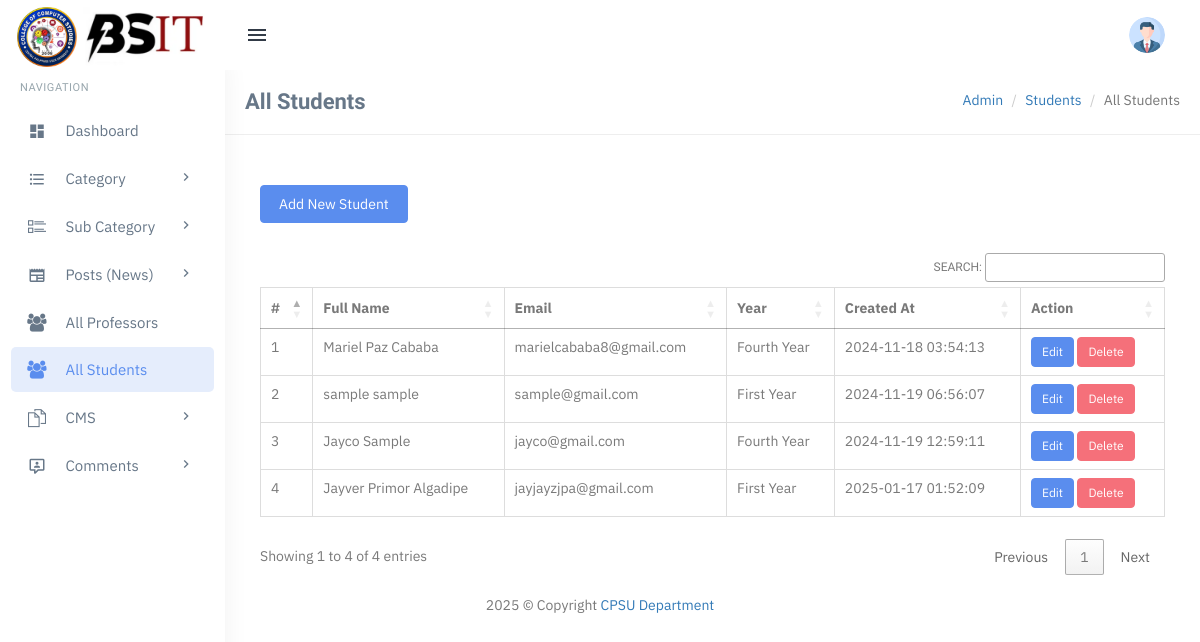
The app's page /admin/all-students.php, older data.
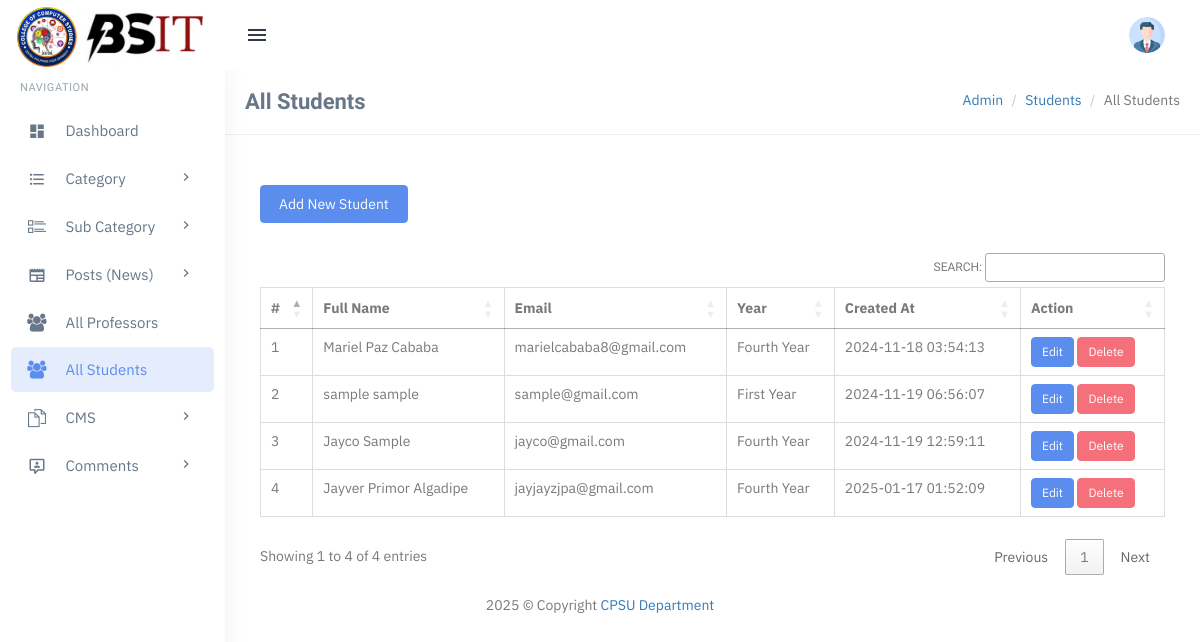
The same page, newer data.
### tables this page shows
CREATE TABLE `users` (
  `id` int(11) NOT NULL,
  `full_name` varchar(255) NOT NULL,
  `email` varchar(255) NOT NULL,
  `password` varchar(255) NOT NULL,
  `role` enum('student','professor') NOT NULL,
  `year` varchar(255) DEFAULT NULL,
  `profile_image` varchar(255) DEFAULT './assets/profile-images/default-profile.png',
  `created_at` timestamp NOT NULL DEFAULT current_timestamp(),
  `year_level` varchar(20) DEFAULT 'Unassigned'
);

### admin/all-students.php (the view, shortened to what this page needs)
<?php
include('includes/config.php');
?>
<?php include('includes/topheader.php'); ?>
<?php include('includes/leftsidebar.php'); ?>
<div class="content-page">
    <div class="content">
        <div class="container">
            <div class="row">
                <div class="col-xs-12">
                    <div class="page-title-box">
                        <h4 class="page-title">All Students</h4>
                        <ol class="breadcrumb p-0 m-0">
                            <li><a href="#">Admin</a></li>
                            <li><a href="#">Students</a></li>
                            <li class="active">All Students</li>
                        </ol>
                        <div class="clearfix"></div>
                    </div>
                </div>
            </div>
            <div class="row">
                <div class="col-md-12">
                    <div class="demo-box m-t-20">
                        <div class="m-b-30">
                            <a href="add-student.php">
                                <button class="btn btn-custom waves-effect waves-light btn-md">Add New Student</button>
                            </a>
                        </div>
                        <div class="table-responsive">
                            <table class="table m-0 table-bordered" id="example">
                                <thead>
                                    <tr>
                                        <th>#</th>
                                        <th>Full Name</th>
                                        <th>Email</th>
                                        <th>Year</th>
                                        <th>Created At</th>
                                        <th>Action</th>
                                    </tr>
                                </thead>
                                <tbody>
                                    <?php
                                    $query = "SELECT u.id, u.full_name, u.email, u.created_at,
                                              CASE
                                                  WHEN y.email IS NOT NULL THEN 'first_year'
                                                  WHEN y2.email IS NOT NULL THEN 'second_year'
                                                  WHEN y3.email IS NOT NULL THEN 'third_year'
                                                  WHEN y4.email IS NOT NULL THEN 'fourth_year'
                                              END AS year
                                              FROM users u
                                              LEFT JOIN first_year y ON u.email = y.email
                                              LEFT JOIN second_year y2 ON u.email = y2.email
                                              LEFT JOIN third_year y3 ON u.email = y3.email
                                              LEFT JOIN fourth_year y4 ON u.email = y4.email
                                              WHERE u.role = 'student'";
                                    $result = mysqli_query($con, $query);
                                    $cnt = 1;
                                    if (mysqli_num_rows($result) > 0) {
                                        while ($row = mysqli_fetch_assoc($result)) {
                                    ?>
                                            <tr>
                                                <td><?php echo $cnt++; ?></td>
                                                <td><?php echo htmlspecialchars($row['full_name']); ?></td>
                                                <td><?php echo htmlspecialchars($row['email']); ?></td>
                                                <td><?php echo htmlspecialchars(ucwords(str_replace('_', ' ', $row['year']))); ?></td>
                                                <td><?php echo htmlspecialchars($row['created_at']); ?></td>
                                                <td>
                                                    <a href="edit-student.php?email=<?php echo $row['email']; ?>" class="btn btn-primary btn-sm">Edit</a>
                                                    <a href="delete-student.php?email=<?php echo $row['email']; ?>" class="btn btn-danger btn-sm" onclick="return confirm('Are you sure you want to delete this student?');">Delete</a>
                                                </td>
                                            </tr>
                                    <?php
                                        }
                                    } else {
                                        echo "<tr><td colspan='6'>No students found.</td></tr>";
                                    }
                                    ?>
                                </tbody>
                            </table>
                        </div>
                    </div>
                </div>
            </div>
        </div>
    </div>
</div>
<?php include('includes/footer.php'); ?>

### admin/includes/topheader.php (shortened to what this page needs)
<!DOCTYPE html>
<html lang="en">
<head>
    <link href="assets/css/bootstrap.min.css" rel="stylesheet" type="text/css" />
    <link href="assets/css/core.css" rel="stylesheet" type="text/css" />
    <link href="assets/css/components.css" rel="stylesheet" type="text/css" />
    <link href="assets/css/icons.css" rel="stylesheet" type="text/css" />
    <link href="assets/css/pages.css" rel="stylesheet" type="text/css" />
    <link href="assets/css/menu.css" rel="stylesheet" type="text/css" />
    <link href="assets/css/responsive.css" rel="stylesheet" type="text/css" />
    <link rel="stylesheet" href="../plugins/switchery/switchery.min.css">
    <link href="../plugins/summernote/summernote.css" rel="stylesheet" />
    <link href="../plugins/select2/css/select2.min.css" rel="stylesheet" type="text/css" />
    <link href="../plugins/jquery.filer/css/jquery.filer.css" rel="stylesheet" />
    <link href="../plugins/jquery.filer/css/themes/jquery.filer-dragdropbox-theme.css" rel="stylesheet" />
    <link rel="stylesheet" href="https://cdn.datatables.net/1.12.1/css/jquery.dataTables.min.css">
    <link rel="stylesheet" href="https://cdn.datatables.net/buttons/2.2.3/css/buttons.dataTables.min.css">
</head>
<body class="fixed-left">
    <div id="wrapper">
        <div class="topbar">
            <div class="topbar-left">
                <a href="index.php" class="logo">
                    <span>
                        <img src="assets/images/bsit_logo.png" alt="" height="60">
                        <img src="assets/images/BSIT_name.webp" alt="" height="60">
                    </span>
                </a>
            </div>
            <div class="navbar navbar-default" role="navigation">
                <div class="container">
                    <ul class="nav navbar-nav navbar-left">
                        <li>
                            <button class="button-menu-mobile open-left waves-effect">
                                <i class="mdi mdi-menu"></i>
                            </button>
                        </li>
                    </ul>
                    <ul class="nav navbar-nav navbar-right">
                        <li class="dropdown user-box">
                            <a href="" class="dropdown-toggle waves-effect user-link" data-toggle="dropdown" aria-expanded="true">
                                <img src="assets/images/users/avatar-1.jpg" alt="user-img" class="img-circle user-img">
                            </a>
                        </li>
                    </ul>
                </div>
            </div>
        </div>

### admin/includes/leftsidebar.php (shortened to what this page needs)
<div class="left side-menu">
    <div class="sidebar-inner slimscrollleft">
        <div id="sidebar-menu">
            <ul>
                <li class="menu-title">Navigation</li>
                <li class="has_sub">
                    <a href="dashboard.php" class="waves-effect"><i class="mdi mdi-view-dashboard"></i> <span> Dashboard </span> </a>
                </li>
                <li class="has_sub">
                    <a href="javascript:void(0);" class="waves-effect"><i class="mdi mdi-format-list-bulleted"></i> <span> Category </span> <span class="menu-arrow"></span></a>
                </li>
                <li class="has_sub">
                    <a href="javascript:void(0);" class="waves-effect"><i class="ti ti-layout-list-thumb"></i> <span> Sub Category </span> <span class="menu-arrow"></span></a>
                </li>
                <li class="has_sub">
                    <a href="javascript:void(0);" class="waves-effect"><i class="mdi mdi-newspaper"></i> <span> Posts (News) </span> <span class="menu-arrow"></span></a>
                </li>
                <li class="has_sub">
                    <a href="all-professors.php" class="waves-effect"><i class="fa fa-users"></i> <span> All Professors </span> </a>
                </li>
                <li>
                    <a href="all-students.php" class="waves-effect"><i class="fa fa-users" aria-hidden="true"></i> <span> All Students </span></a>
                </li>
                <li class="has_sub">
                    <a href="javascript:void(0);" class="waves-effect"><i class="ti ti-files"></i> <span> CMS </span> <span class="menu-arrow"></span></a>
                </li>
                <li class="has_sub">
                    <a href="javascript:void(0);" class="waves-effect"><i class="mdi mdi-comment-account-outline"></i> <span> Comments </span> <span class="menu-arrow"></span></a>
                </li>
            </ul>
        </div>
    </div>
</div>

### admin/includes/footer.php (shortened to what this page needs)
<footer class="foot text-center" style=" position: sticky;
  top: 0;">
    <?php echo date('Y'); ?> © Copyright
    <a href="#"> CPSU Department</a>
</footer>
</div>
</body>
</html>

### admin/assets/css/core.css (style rules this page uses)
body { font-family: "IBM Plex Sans", "Oxygen", "Ubuntu", "Cantarell", "Fira Sans", sans-serif; margin: 0; padding-bottom: 60px; overflow-x: hidden; color: #797979; }
html { position: relative; min-height: 100%; }
.h1, .h2, .h3, .h4, .h5, .h6, h1, h2, h3, h4, h5, h6 { color: #677788; font-family: 'Hind Madurai', sans-serif; margin: 10px 0; }
* { outline: none !important; }
.container { width: auto; }
#wrapper { height: 100%; overflow: hidden; width: 100%; }
.p-0 { padding: 0 !important; }
.m-0 { margin: 0 !important; }
.m-t-20 { margin-top: 20px !important; }
.m-b-30 { margin-bottom: 30px !important; }
.row { margin-right: -10px; margin-left: -10px; }
.col-lg-1, .col-lg-10, .col-lg-11, .col-lg-12, .col-lg-2, .col-lg-3, .col-lg-4, .col-lg-5, .col-lg-6, .col-lg-7, .col-lg-8, .col-lg-9, .col-md-1, .col-md-10, .col-md-11, .col-md-12, .col-md-2, .col-md-3, .col-md-4, .col-md-5, .col-md-6, .col-md-7, .col-md-8, .col-md-9, .col-sm-1, .col-sm-10, .col-sm-11, .col-sm-12, .col-sm-2, .col-sm-3, .col-sm-4, .col-sm-5, .col-sm-6, .col-sm-7, .col-sm-8, .col-sm-9, .col-xs-1, .col-xs-10, .col-xs-11, .col-xs-12, .col-xs-2, .col-xs-3, .col-xs-4, .col-xs-5, .col-xs-6, .col-xs-7, .col-xs-8, .col-xs-9 { padding-left: 10px; padding-right: 10px; }
.breadcrumb { background-color: transparent; margin-bottom: 15px; padding-top: 10px; padding-left: 0; }
.waves-effect { position: relative; cursor: pointer; display: inline-block; overflow: hidden; -webkit-user-select: none; -moz-user-select: none; -ms-user-select: none; user-select: none; -webkit-tap-highlight-color: transparent; vertical-align: middle; z-index: 1; will-change: opacity, transform; -webkit-transition: all 0.3s ease-out; -moz-transition: all 0.3s ease-out; -o-transition: all 0.3s ease-out; -ms-transition: all 0.3s ease-out; transition: all 0.3s ease-out; }
.demo-box { padding: 10px 15px; }

Row changes from the older to the newer data that the page shows:
changed users "Jayver Primor Algadipe": year "First Year" → "Fourth Year"
